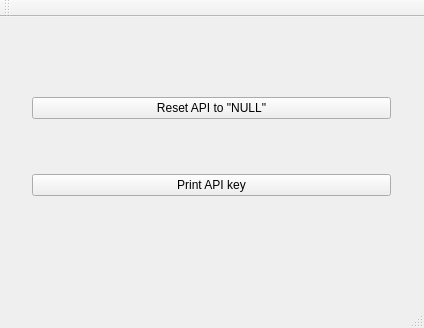
<?xml version="1.0" encoding="UTF-8"?>
<ui version="4.0">
 <class>MainWindow</class>
 <widget class="QMainWindow" name="MainWindow">
  <property name="geometry">
   <rect>
    <x>0</x>
    <y>0</y>
    <width>424</width>
    <height>328</height>
   </rect>
  </property>
  <property name="windowTitle">
   <string>MainWindow</string>
  </property>
  <widget class="QWidget" name="centralWidget">
   <widget class="QWidget" name="layoutWidget">
    <property name="geometry">
     <rect>
      <x>21</x>
      <y>20</y>
      <width>381</width>
      <height>221</height>
     </rect>
    </property>
    <layout class="QVBoxLayout" name="verticalLayout">
     <item>
      <widget class="QPushButton" name="pushButton_3">
       <property name="text">
        <string>Reset API to &quot;NULL&quot;</string>
       </property>
      </widget>
     </item>
     <item>
      <widget class="QPushButton" name="pushButton_4">
       <property name="text">
        <string>Print API key</string>
       </property>
      </widget>
     </item>
    </layout>
   </widget>
  </widget>
  <widget class="QMenuBar" name="menuBar">
   <property name="geometry">
    <rect>
     <x>0</x>
     <y>0</y>
     <width>424</width>
     <height>21</height>
    </rect>
   </property>
  </widget>
  <widget class="QToolBar" name="mainToolBar">
   <attribute name="toolBarArea">
    <enum>TopToolBarArea</enum>
   </attribute>
   <attribute name="toolBarBreak">
    <bool>false</bool>
   </attribute>
  </widget>
  <widget class="QStatusBar" name="statusBar"/>
 </widget>
 <layoutdefault spacing="6" margin="11"/>
 <resources/>
 <connections/>
</ui>
